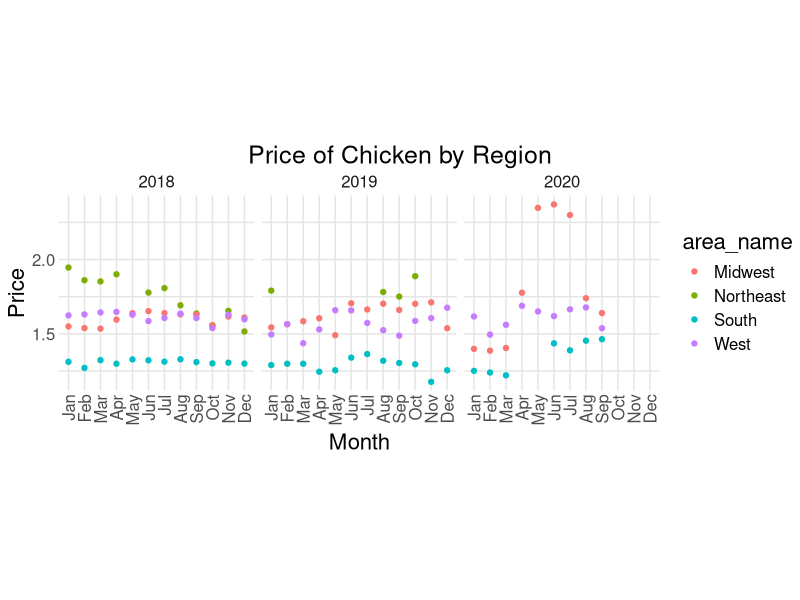

Reproduce this figure in R.
## ---- chunk 1
## NOTE: No need to edit; feel free to re-use this code!
theme_common <- function() {
  theme_minimal() %+replace%
  theme(
    axis.text.x = element_text(size = 12),
    axis.text.y = element_text(size = 12),
    axis.title.x = element_text(margin = margin(4, 4, 4, 4), size = 16),
    axis.title.y = element_text(margin = margin(4, 4, 4, 4), size = 16, angle = 90),

    legend.title = element_text(size = 16),
    legend.text = element_text(size = 12),

    strip.text.x = element_text(size = 12),
    strip.text.y = element_text(size = 12),

    panel.grid.major = element_line(color = "grey90"),
    panel.grid.minor = element_line(color = "grey90"),

    aspect.ratio = 4 / 4,

    plot.margin = unit(c(t = +0, b = +0, r = +0, l = +0), "cm"),
    plot.title = element_text(size = 18),
    plot.title.position = "plot",
    plot.subtitle = element_text(size = 16),
    plot.caption = element_text(size = 12)
  )
}
## ---- chunk 2

library(tidyverse)
mw <- read.csv("data/midwest_bls_cpi.csv", skip = 3, header = TRUE) 
ne = read.csv("data/northeast_bls_cpi.csv", skip = 3, header = TRUE)
s = read.csv("data/south_bls_cpi.csv", skip = 3, header = TRUE)
w = read.csv("data/west_bls_cpi.csv", skip = 3, header = TRUE)
data = rbind(mw, ne, s, w)
area_codes = read.csv("data/area_codes.csv")
item_codes = read.csv("data/item_codes.csv", sep ="\t")

months = c("January", "February", "March", "April", "May", "June", "July", "August", "September", "October", "November", "December")
mon = c("Jan", "Feb", "Mar", "Apr", "May", "Jun", "Jul", "Aug", "Sep", "Oct", "Nov", "Dec")
data_split <- data %>% 
  separate(
    col = 1,
    into = c("AP", "Seasonal Adjust", "Area", "Item"), 
    sep = c(2, 3, 7)
  ) %>% 
  merge(
    item_codes, by.x = "Item", by.y = "item_code"
  ) %>%
  merge(
    area_codes %>% select(-X), by.x = "Area", by.y = "area_code"
  ) %>% 
  pivot_longer(
    cols = (-c("AP", "Seasonal Adjust", "Area", "Item", "item_name", "area_name")),
    names_to = "Date",
    values_to = "Price"
  ) %>% 
  separate(
    col = "Date",
    into = c("Month", "Year"),
    sep = "_"
  ) %>% 
  mutate(
    Year = as.integer(Year),
    Month = factor(Month, mon, ordered = TRUE)
  ) 

data_split %>%
  filter(
    Item == '706111',
    Year == 2018 | Year == 2019 | Year == 2020
  ) %>%
  ggplot(aes(x = Month, y = Price, color = area_name)) +
  geom_point() +
  theme_common() +
  theme(axis.text.x = element_text(angle = 90, hjust = 1)) +
  facet_grid(~Year) +
  ggtitle("Price of Chicken by Region")
  
